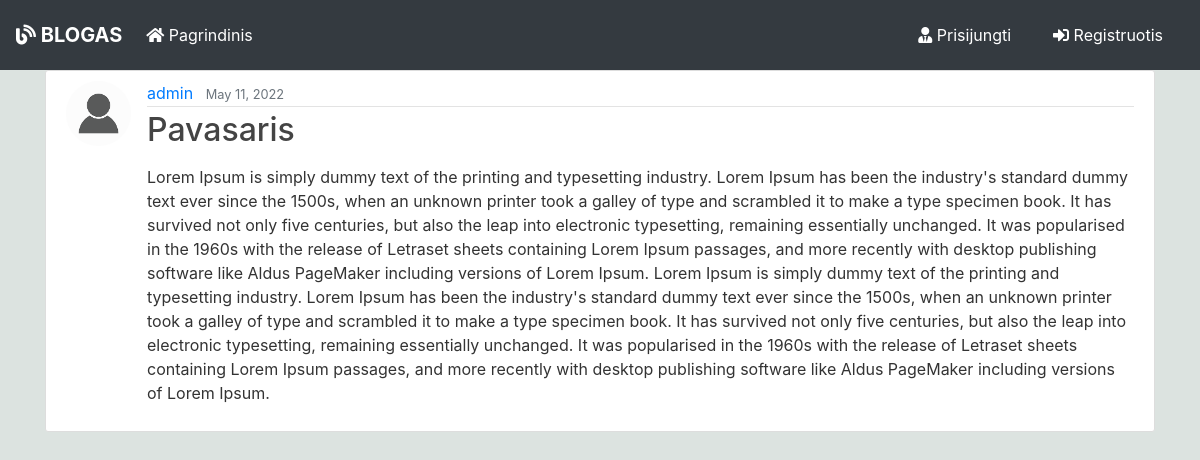
The page /post/7/ on the database as committed earlier.
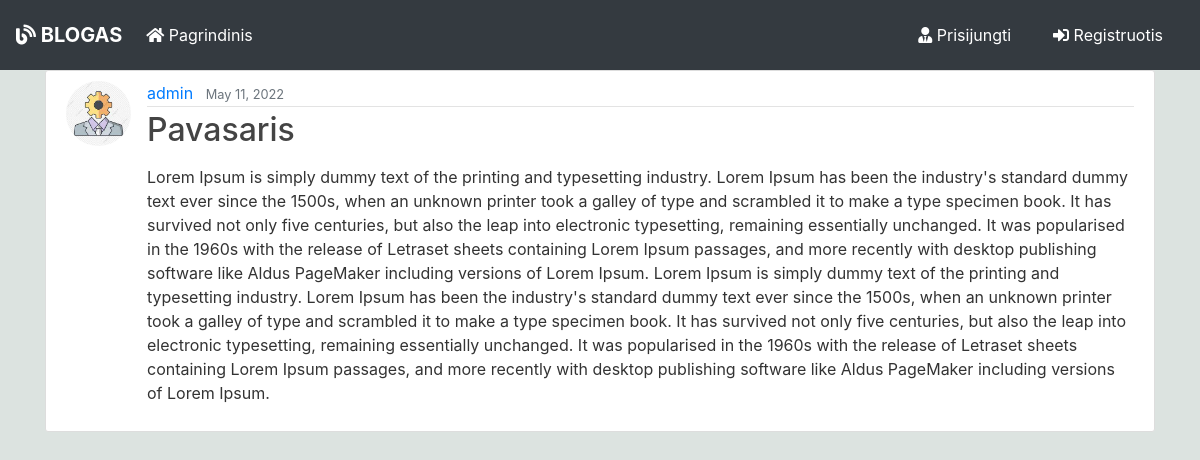
The same page on the database as committed later.
### blog/models.py (models this page shows, shortened)
class Post(models.Model):
    title = models.CharField(max_length=100)
    content = HTMLField('Content', null=True)
    date_posted = models.DateTimeField(default=timezone.now)
    author = models.ForeignKey(User, on_delete=models.CASCADE)

### users/models.py (models this page shows, shortened)
class Profile(models.Model):
    user = models.OneToOneField(User, on_delete=models.CASCADE)
    image = models.ImageField(default='default.jpg', upload_to='profile_pics')

### blog/views.py (the view)
# urls.py: path('post/<int:pk>/', PostDetailView.as_view(), name='post-detail'),
class PostDetailView(DetailView):
    model = Post

### blog/templates/blog/post_detail.html (shortened to what this page needs)
{% extends "blog/base.html" %}
{% block content %}
  <article class="media content-section">
    <img class="rounded-circle article-img" src="{{ object.author.profile.image.url }}">
    <div class="media-body">
      <div class="article-metadata">
        <a class="mr-2" href="{% url 'user-posts' object.author.username %}">{{ object.author }}</a>
        <small class="text-muted">{{ object.date_posted|date:"F d, Y" }}</small>
      </div>
      <h2 class="article-title">{{ object.title }}</h2>
      <p class="article-content">{{ object.content  | safe  }}</p>
    </div>
  </article>
{% endblock content %}

Rows that differ between the two databases and show on the page:
changed through a linked row, Post "Pavasaris": author.profile.image: picture added in place of a placeholder
